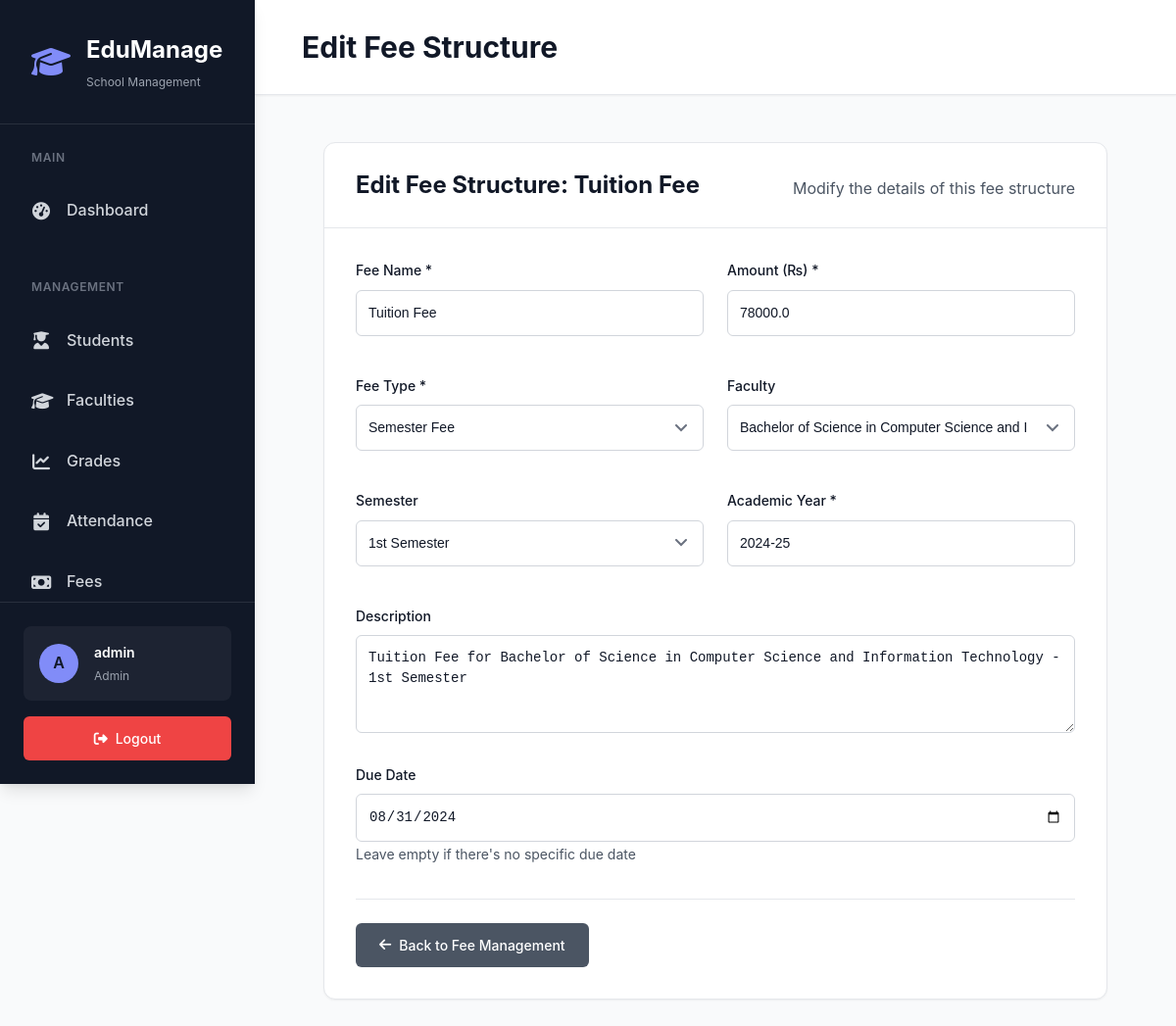
Screenshot of /fees/structure/edit/1 (signed in) with the database file from the repository.
### models.py (models this page shows, shortened)
class User(UserMixin, db.Model):
    __tablename__ = 'user'
    id = db.Column(db.Integer, primary_key=True)
    username = db.Column(db.String(150), unique=True, nullable=False, index=True)
    email = db.Column(db.String(150), unique=True, nullable=False, index=True)
    password_hash = db.Column(db.String(255), nullable=False)
    role = db.Column(db.String(50), default='admin')  # admin, teacher, staff
    first_name = db.Column(db.String(50))
    last_name = db.Column(db.String(50))
    phone = db.Column(db.String(20))
    profile_image = db.Column(db.String(255))
    created_at = db.Column(db.DateTime, default=datetime.utcnow)
    updated_at = db.Column(db.DateTime, default=datetime.utcnow, onupdate=datetime.utcnow)
    last_login = db.Column(db.DateTime)
    is_active = db.Column(db.Boolean, default=True)
    events_created = db.relationship('Event', backref='creator', lazy=True)

class FeeStructure(db.Model):
    __tablename__ = 'fee_structure'
    id = db.Column(db.Integer, primary_key=True)
    name = db.Column(db.String(100), nullable=False)  # Tuition Fee, Exam Fee, Library Fee, etc.
    description = db.Column(db.Text)
    amount = db.Column(db.Float, nullable=False)
    fee_type = db.Column(db.String(50), nullable=False)  # semester, annual, monthly, one-time
    faculty_id = db.Column(db.Integer, db.ForeignKey('subject.id'))  # Which faculty this applies to
    semester = db.Column(db.String(20))  # Which semester (1st, 2nd, etc.) - NULL for annual fees
    academic_year = db.Column(db.String(10), nullable=False)
    due_date = db.Column(db.Date)
    is_active = db.Column(db.Boolean, default=True)
    created_at = db.Column(db.DateTime, default=datetime.utcnow)
    updated_at = db.Column(db.DateTime, default=datetime.utcnow, onupdate=datetime.utcnow)
    faculty = db.relationship('Subject', backref='fee_structures')
    payments = db.relationship('FeePayment', backref='fee_structure', lazy='dynamic')

class Subject(db.Model):
    __tablename__ = 'subject'
    id = db.Column(db.Integer, primary_key=True)
    name = db.Column(db.String(100), nullable=False, index=True)
    code = db.Column(db.String(20), unique=True, nullable=False, index=True)
    description = db.Column(db.Text)
    credits = db.Column(db.Integer, default=1)
    department = db.Column(db.String(100))
    grade_levels = db.Column(db.String(100))  # Comma-separated grade levels
    max_students = db.Column(db.Integer, default=30)
    is_active = db.Column(db.Boolean, default=True)
    created_at = db.Column(db.DateTime, default=datetime.utcnow)
    updated_at = db.Column(db.DateTime, default=datetime.utcnow, onupdate=datetime.utcnow)
    grades = db.relationship('Grade', backref='subject', lazy='dynamic')
    enrollments = db.relationship('Enrollment', backref='subject', lazy='dynamic')
    teachers = db.relationship('SubjectTeacher', backref='subject', lazy='dynamic')
    assignments = db.relationship('AssignmentTemplate', backref='subject', lazy='dynamic')

### app.py (the view, shortened to what this page needs)
@app.route('/fees/structure/edit/<int:structure_id>', methods=['GET', 'POST'])
@login_required
def edit_fee_structure(structure_id):
    if current_user.role != 'admin':
        flash('Access denied. Admins only.', 'error')
        return redirect(url_for('dashboard'))
    fee_structure = FeeStructure.query.get_or_404(structure_id)
    faculties = Subject.query.all()
    return render_template('fees/edit_structure.html', fee_structure=fee_structure, faculties=faculties)

### app.py (called while the page is built, shortened)
@login_manager.user_loader
def load_user(user_id):
    return User.query.get(int(user_id))

### templates/fees/edit_structure.html (shortened to what this page needs)
{% extends 'base.html' %}
{% block page_title %}Edit Fee Structure{% endblock %}
{% block content %}
<div class="content animate-fade-in-up">
    <div style="max-width: 800px; margin: 0 auto;">
        <div class="card">
            <div class="card-header">
                <h2 class="card-title">Edit Fee Structure: {{ fee_structure.name }}</h2>
                <p style="margin: 0.5rem 0 0 0; color: var(--text-secondary);">
                    Modify the details of this fee structure
                </p>
            </div>
            <div class="card-body">
                <form method="POST">
                    <div style="display: grid; grid-template-columns: 1fr 1fr; gap: 1.5rem; margin-bottom: 1.5rem;">
                        <div class="form-group">
                            <label class="form-label" for="name">Fee Name *</label>
                            <input type="text" id="name" name="name" class="form-control"
                                   value="{{ fee_structure.name }}" placeholder="e.g., Tuition Fee" required>
                        </div>
                        <div class="form-group">
                            <label class="form-label" for="amount">Amount (₨) *</label>
                            <input type="number" id="amount" name="amount" class="form-control"
                                   value="{{ fee_structure.amount }}" placeholder="78000" min="0" step="0.01" required>
                        </div>
                    </div>
                    <div style="display: grid; grid-template-columns: 1fr 1fr; gap: 1.5rem; margin-bottom: 1.5rem;">
                        <div class="form-group">
                            <label class="form-label" for="fee_type">Fee Type *</label>
                            <select id="fee_type" name="fee_type" class="form-control" required>
                                <option value="semester" {% if fee_structure.fee_type == 'semester' %}selected{% endif %}>Semester Fee</option>
                            </select>
                        </div>
                        <div class="form-group">
                            <label class="form-label" for="faculty_id">Faculty</label>
                            <select id="faculty_id" name="faculty_id" class="form-control">
                                {% for faculty in faculties %}
                                <option value="{{ faculty.id }}" {% if fee_structure.faculty_id == faculty.id %}selected{% endif %}>
                                    {{ faculty.name }} ({{ faculty.code }})
                                </option>
                                {% endfor %}
                            </select>
                        </div>
                    </div>
                    <div style="display: grid; grid-template-columns: 1fr 1fr; gap: 1.5rem; margin-bottom: 1.5rem;">
                        <div class="form-group">
                            <label class="form-label" for="semester">Semester</label>
                            <select id="semester" name="semester" class="form-control">
                                <option value="1st" {% if fee_structure.semester == '1st' %}selected{% endif %}>1st Semester</option>
                            </select>
                        </div>
                        <div class="form-group">
                            <label class="form-label" for="academic_year">Academic Year *</label>
                            <input type="text" id="academic_year" name="academic_year" class="form-control"
                                   value="{{ fee_structure.academic_year }}" placeholder="2024-25" required>
                        </div>
                    </div>
                    <div class="form-group" style="margin-bottom: 1.5rem;">
                        <label class="form-label" for="description">Description</label>
                        <textarea id="description" name="description" class="form-control" rows="3"
                                  placeholder="Optional description for this fee structure">{{ fee_structure.description }}</textarea>
                    </div>
                    <div class="form-group">
                        <label class="form-label" for="due_date">Due Date</label>
                        <input type="date" id="due_date" name="due_date" class="form-control"
                               value="{{ fee_structure.due_date.strftime('%Y-%m-%d') if fee_structure.due_date else '' }}">
                        <small class="form-text">Leave empty if there's no specific due date</small>
                    </div>
                    <div style="display: flex; justify-content: space-between; margin-top: 2rem; padding-top: 1.5rem; border-top: 1px solid var(--gray-200);">
                        <a href="{{ url_for('admin_fees') }}" class="btn btn-secondary">
                            <i class="fas fa-arrow-left"></i> Back to Fee Management
                        </a>
                        <button type="submit" class="btn btn-primary">
                            <i class="fas fa-save"></i> Update Fee Structure
                        </button>
                    </div>
                </form>
            </div>
        </div>
    </div>
</div>
{% endblock %}

### templates/base.html (shortened to what this page needs)
<!DOCTYPE html>
<html lang="en">
<head>
    <link rel="stylesheet" href="https://cdnjs.cloudflare.com/ajax/libs/font-awesome/6.4.0/css/all.min.css">
    <link rel="stylesheet" href="{{ url_for('static', filename='style_modern.css') }}">
</head>
<body>
    {% if current_user.is_authenticated %}
    <div class="app-container">
        <aside class="sidebar" id="sidebar">
            <div class="sidebar-header">
                <a href="{{ url_for('dashboard') }}" class="sidebar-logo">
                    <i class="fas fa-graduation-cap"></i>
                    <div class="sidebar-logo-text">
                        <h1>EduManage</h1>
                        <p>School Management</p>
                    </div>
                </a>
            </div>
            <nav class="sidebar-nav">
                {% if current_user.role == 'student' %}
                <div class="nav-section">
                    <div class="nav-section-title">Student Portal</div>
                    <a href="{{ url_for('student_dashboard') }}" class="nav-link {{ 'active' if request.endpoint == 'student_dashboard' }}">
                        <i class="fas fa-tachometer-alt"></i>
                        <span>Dashboard</span>
                    </a>
                    <a href="{{ url_for('student_profile') }}" class="nav-link {{ 'active' if request.endpoint and 'student_profile' in request.endpoint }}">
                        <i class="fas fa-user"></i>
                        <span>My Profile</span>
                    </a>
                    <a href="{{ url_for('student_my_grades') }}" class="nav-link {{ 'active' if request.endpoint and 'student_my_grades' in request.endpoint }}">
                        <i class="fas fa-star"></i>
                        <span>My Grades</span>
                    </a>
                    <a href="{{ url_for('student_my_attendance') }}" class="nav-link {{ 'active' if request.endpoint and 'student_my_attendance' in request.endpoint }}">
                        <i class="fas fa-calendar-check"></i>
                        <span>My Attendance</span>
                    </a>
                    <a href="{{ url_for('student_my_fees') }}" class="nav-link {{ 'active' if request.endpoint and 'student_my_fees' in request.endpoint }}">
                        <i class="fas fa-money-bill-wave"></i>
                        <span>My Fees</span>
                    </a>
                </div>
                {% else %}
                <div class="nav-section">
                    <div class="nav-section-title">Main</div>
                    <a href="{{ url_for('dashboard') }}" class="nav-link {{ 'active' if request.endpoint == 'dashboard' }}">
                        <i class="fas fa-tachometer-alt"></i>
                        <span>Dashboard</span>
                    </a>
                </div>
                <div class="nav-section">
                    <div class="nav-section-title">Management</div>
                    <a href="{{ url_for('students') }}" class="nav-link {{ 'active' if request.endpoint and 'students' in request.endpoint and 'student_' not in request.endpoint }}">
                        <i class="fas fa-user-graduate"></i>
                        <span>Students</span>
                    </a>
                    <a href="{{ url_for('subjects') }}" class="nav-link {{ 'active' if request.endpoint and 'subject' in request.endpoint }}">
                        <i class="fas fa-graduation-cap"></i>
                        <span>Faculties</span>
                    </a>
                    <a href="{{ url_for('grades') }}" class="nav-link {{ 'active' if request.endpoint and 'grades' == request.endpoint }}">
                        <i class="fas fa-chart-line"></i>
                        <span>Grades</span>
                    </a>
                    <a href="{{ url_for('attendance') }}" class="nav-link {{ 'active' if request.endpoint and 'attendance' == request.endpoint }}">
                        <i class="fas fa-calendar-check"></i>
                        <span>Attendance</span>
                    </a>
                    <a href="{{ url_for('fees') }}" class="nav-link {{ 'active' if request.endpoint and 'fees' in request.endpoint }}">
                        <i class="fas fa-money-bill"></i>
                        <span>Fees</span>
                    </a>
                </div>
                {% endif %}
            </nav>
            <div class="sidebar-footer">
                <div class="user-info">
                    <div class="user-avatar">
                        {% if current_user.role == 'student' %}
                            {{ current_user.username[0].upper() }}{{ current_user.username[1].upper() if current_user.username|length > 1 else '' }}
                        {% else %}
                            {{ current_user.username[0].upper() }}
                        {% endif %}
                    </div>
                    <div class="user-details">
                        <h4>{{ current_user.username }}</h4>
                        <p>{{ current_user.role.title() }}</p>
                    </div>
                </div>
                <a href="{{ url_for('logout') }}" class="btn btn-danger btn-block">
                    <i class="fas fa-sign-out-alt"></i>
                    <span>Logout</span>
                </a>
            </div>
        </aside>
        <main class="main-content">
            <div class="content-header">
                <div class="content-header-inner">
                    <div>
                        <h1 class="page-title">{% block page_title %}Dashboard{% endblock %}</h1>
                    </div>
                </div>
            </div>
            <div class="content-body">
                {% block content %}{% endblock %}
            </div>
        </main>
    </div>
    {% endif %}
</body>
</html>

### templates/fees/edit_structure.html (style rules this page uses)
.form-group { margin-bottom: 1rem; }
.form-label { display: block; margin-bottom: 0.5rem; font-weight: 500; color: var(--text-primary); }
.form-control { width: 100%; padding: 0.75rem; border: 1px solid var(--gray-300); border-radius: 0.375rem; font-size: 0.875rem; transition: border-color 0.15s ease-in-out, box-shadow 0.15s ease-in-out; }
.form-text { color: var(--text-secondary); font-size: 0.875rem; margin-top: 0.25rem; }
.btn { display: inline-flex; align-items: center; gap: 0.5rem; padding: 0.75rem 1.5rem; font-size: 0.875rem; font-weight: 500; text-decoration: none; border: none; border-radius: 0.375rem; cursor: pointer; transition: all 0.15s ease-in-out; }
.btn-primary { background-color: var(--primary-color); color: white; }
.btn-secondary { background-color: var(--gray-600); color: white; }

### rows the page displays
User: username "A", username "admin", role "Admin"
FeeStructure: name "Tuition Fee", amount "78000.0", fee_type "Semester Fee", faculty_id "Bachelor of Science in Computer Science and Information Technology (BSC-CSIT)", semester "1st Semester", academic_year "2024-25", description "Tuition Fee for Bachelor of Science in Computer Science and Information Technology - 1st Semester", due_date "08/31/2024"
